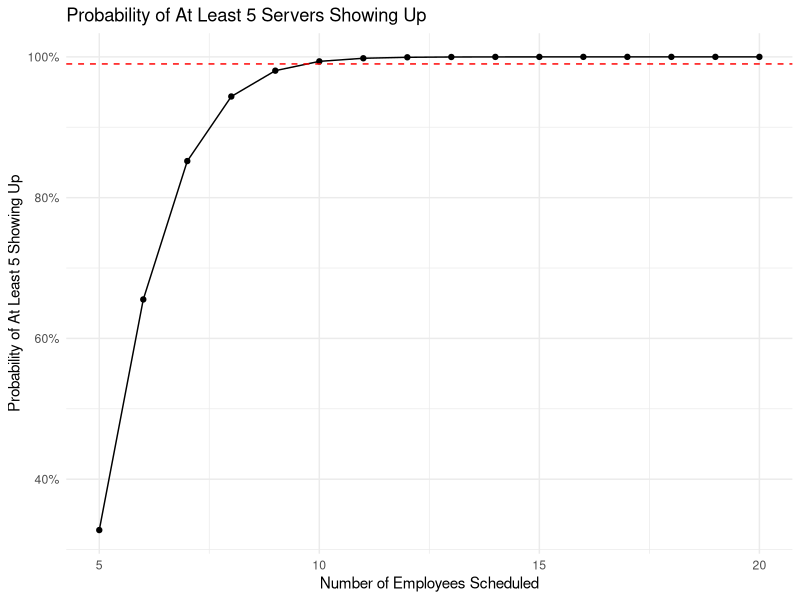

This chart was generated by the following R code:
## ---- chunk 1
knitr::opts_chunk$set(echo = TRUE)
## ---- chunk 2
# Q1 a
q1a_answer <- 15 * (1 / 5)
cat("Number of questions we expect to answer correct on average:",q1a_answer)


# Q1 b
q1b_answer <- (1 / 5)^15
cat("probability that we get every question correct:",q1b_answer)


cat("Probability that we get every question correct (Using floor function):",floor(q1b_answer))

# Q1 c
q1c_answer <- ((5 - 1)/5)^15
q1c_answer * 100
cat("Probability that you get every question incorrect:",q1c_answer)

# Q1 d
q1d_answer <- 15 * 0.60
cat("Questions does one need to answer correctly in order score exactly a 60% :",q1d_answer)

# Q1 e
q1e_answer <- pbinom(q = q1d_answer, size = 15, prob = 0.2)
q1e_answer
cat("Probability of we failing :",q1e_answer)

# Q1 f
q1f_answer <- pbinom(q = 11.85, size = 15, prob = .2, lower.tail = FALSE)
cat("Probability of us maintaining that passing grade:",q1f_answer)
## ---- chunk 3
p <- 1/6

p_x_given_1 <- 1/5


# E(X|X=1) is just 1, since we've rolled a 5 first
E_X_given_X_1 <- 1

# So we are looking for the expected value starting from roll 3
E_X_given_X_geq_3 <- 1/p + 2 # We add 2 because we know two rolls have already occurred

# Calculate the total expected value
E_X_given_Y_2 <- E_X_given_X_1 * p_x_given_1 + E_X_given_X_geq_3 * (1 - p_x_given_1)

cat("Expected value of X given Y=2 :",E_X_given_Y_2)

## ---- chunk 4
q3_mean <- 100
q3_sd <- 15

# Q3 a
q3_a <- (1 - pnorm(65,q3_mean,q3_sd))
cat("Value of P(X > 65) :",q3_a)

# Q3 b
q3_b <- pnorm(150,q3_mean,q3_sd)
cat("Value of P(X < 150) :",q3_b)
## ---- chunk 5
# Q4 a
q4_a <- qnorm(0.95, q3_mean, q3_sd)
cat("Minimum qualifying IQ :",q4_a)

# Q4 b
q4_b <- (1 - pnorm(125, q3_mean, q3_sd))
cat("The IQ score is greater than 125 :",q4_b)

# Q4 c
q4_c <- (140 - q3_mean) / q3_sd
cat("The z-score for an IQ of 140 :",q4_c)

# Q4 d
q4_d <- abs(140 - q3_mean) > 2 * q3_sd
cat("Is an IQ of 140 considered unusual: ",q4_d)

# Q4 e
q4_e <- pnorm(140, q3_mean, q3_sd, lower.tail = FALSE)
q4_e
cat("Probability of getting an IQ greater than 140: ",q4_e)
## ---- chunk 6

# Q5 a
q5_a <- dbinom(5, 5, 4/5)
q5_a * 100
cat("Probability that all 5 come to work :",q5_a)

# Q5 b
q5_b <- 1 - pbinom(4, 7, 4/5)
q5_b * 100
cat("Probability that at least 5 come to work :",q5_b)

# Q5 c
for(q5_c in 5:20) {
  prob_server_show_up <- 1 - pbinom(4, q5_c, 4/5)
  if (prob_server_show_up >= 0.99) {
    break
  }
}
cat("Number of employees we can schedule in order to be 99% confident that at least 5 show up :",q5_c)


library(ggplot2)

scheduled <- 5:20

cumulative_probabilities <- 1 - pbinom(4, scheduled, 4/5)

data_frame <- data.frame(Scheduled = scheduled, Probability = cumulative_probabilities)

ggplot(data_frame, aes(x = Scheduled, y = Probability)) +
  geom_line() + # Line plot
  geom_point() + # Add points to the line plot
  geom_hline(yintercept = 0.99, linetype="dashed", color = "red") + # Line for 99% confidence
  scale_y_continuous(labels = scales::percent_format()) + # Convert y-axis to percentage
  theme_minimal() +
  labs(title = "Probability of At Least 5 Servers Showing Up",
       x = "Number of Employees Scheduled",
       y = "Probability of At Least 5 Showing Up")

